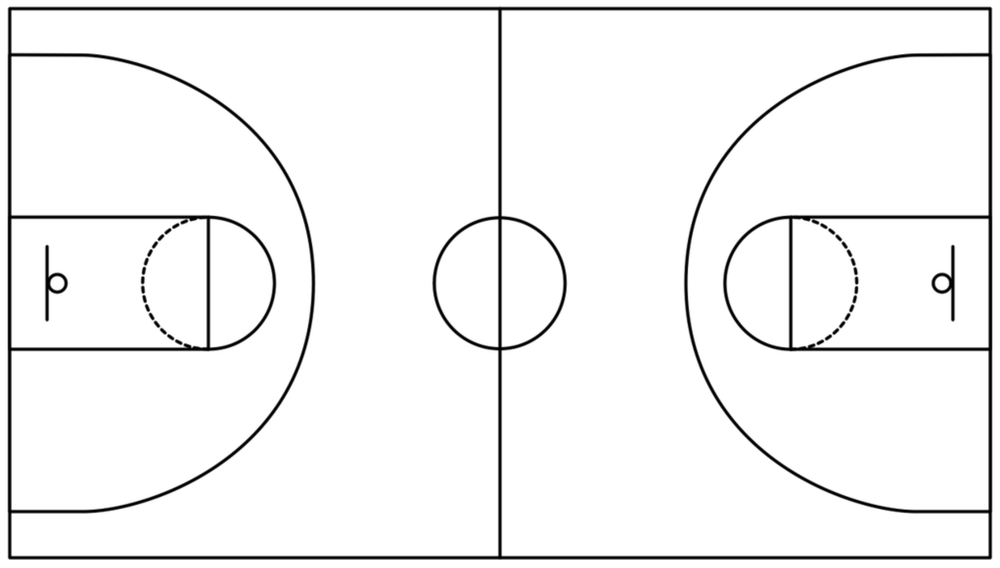
#> input picture assets/court_full.png, 1000 x 568 px, shrunk from 2044 x 1160 before the run, found by its file name
$ python make_half_court_templates.py
#> lines starting #> are read from the running program, lines starting #| are printed output that depends on the picture
import cv2
import os

full_path = "assets/court_full.png"
img = cv2.imread(full_path)
#> img is the input picture: shape (568, 1000, 3); min 0, max 255, mean 243.9

H, W = img.shape[:2]
#> H = 568; W = 1000
mid = W // 2
#> mid = 500

left = img[:, :mid]
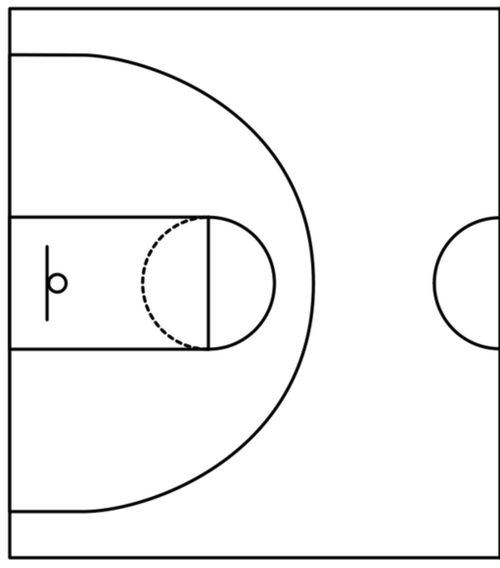
#> left: shape (568, 500, 3); min 0, max 255, mean 243.9
right = img[:, mid:]
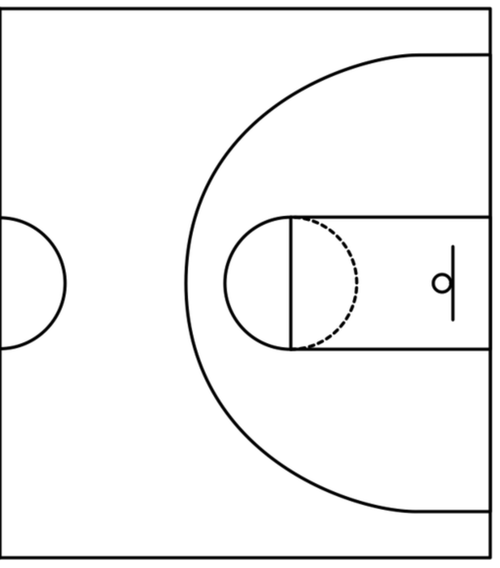
#> right: shape (568, 500, 3); min 0, max 255, mean 243.9

os.makedirs("assets", exist_ok=True)
cv2.imwrite("assets/court_left.png", left)
cv2.imwrite("assets/court_right.png", right)

print("Saved assets/court_left.png and assets/court_right.png")
